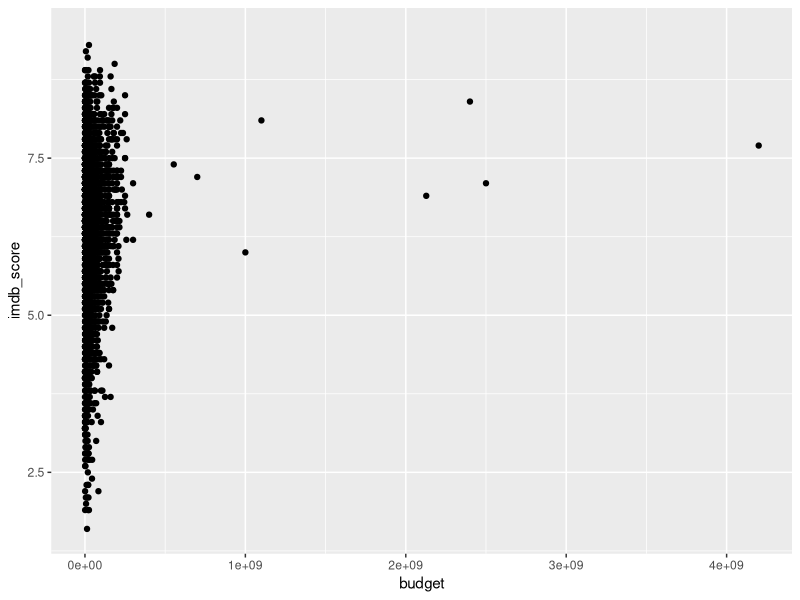
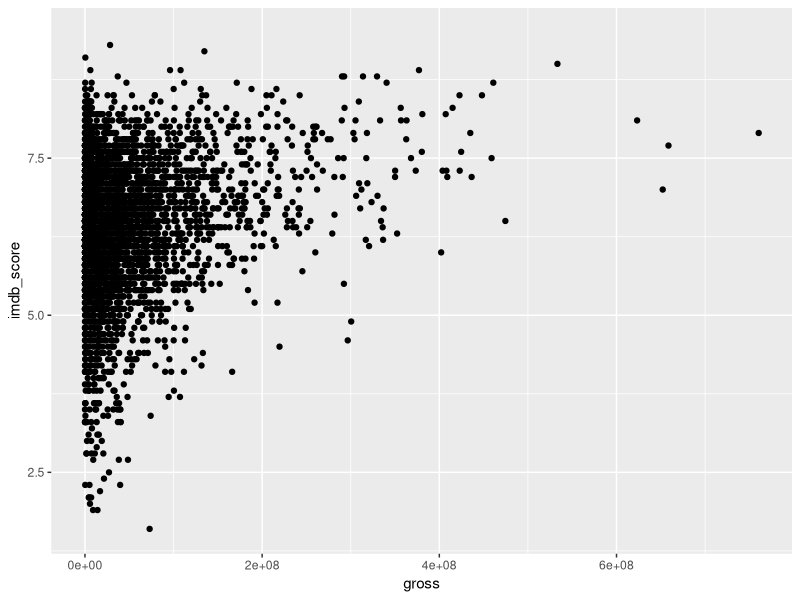

Generate these figures, in order, with R:
# Necessary libraries
library(tidyverse)

# Read in data
train <- read_csv("IMDBTrain.csv")
test <- read_csv("IMDBTest.csv")

# Merge the training and test data
names(test)[names(test) == 'Id'] <- 'Id'
imdb <- bind_rows(train = train, test = test, .id = 'Set')

# Exploratory Data Analysis

# Scatterplot of Budget vs. Score
ggplot(data = train, mapping = aes(x = budget, y = imdb_score)) + geom_point()
# Budget is in local currency need to convert to a single currency

ggplot(data = train, mapping = aes(x = gross, y = imdb_score)) + geom_point()

with(train, cor(gross, imdb_score, use = 'complete.obs'))

train[is.na(train$director_facebook_likes),]$director_facebook_likes <- round(mean(train$director_facebook_likes, na.rm = TRUE), digits = 0)

# Putting in 0 liked for the movies that had no 3rd actor
train[is.na(train$actor_3_facebook_likes) & is.na(train$actor_3_name),]$actor_3_facebook_likes <- 0

train[is.na(train$actor_1_facebook_likes),]$actor_1_facebook_likes <- round(mean(train$actor_1_facebook_likes, na.rm = TRUE), digits = 0)

train[is.na(train$actor_2_name),]$actor_2_name <- "None"

(imdb %>% select(c(actor_1_name, actor_2_name, actor_3_name, actor_1_facebook_likes, actor_2_facebook_likes, actor_3_facebook_likes, cast_total_facebook_likes, movie_facebook_likes)))

# Combining and removing duplicates
top_actors <- c(data.frame(sort(with(imdb, table(actor_1_name)), decreasing = TRUE)) %>% pull(actor_1_name) %>% head(20) %>% as.character(), # Creating a list of top actor_1s based on the numbers of movies they were in (top 20)
                data.frame(sort(with(imdb, table(actor_2_name)), decreasing = TRUE)) %>% pull(actor_2_name) %>% head(20) %>% as.character(),
                data.frame(sort(with(imdb, table(actor_3_name)), decreasing = TRUE)) %>% pull(actor_3_name) %>% head(20) %>% as.character()
                ) %>% unique()

# Removing None
top_actors <- top_actors[top_actors != 'None']

# Initializing vectors
top_actor1 <- numeric()
top_actor2 <- numeric()
top_actor3 <- numeric()

for(i in 1:nrow(imdb)) {
  # Going through the actor_1_name column to see which of our previously identified top actors were in a movie as actor_1
  top_actor1[i] <- ifelse(imdb[i,]$actor_1_name %in% top_actors, 1, 0)
  # Going through the actor_2_name column to see which of our previously identified top actors were in a movie as actor_2
  top_actor2[i] <- ifelse(imdb[i,]$actor_2_name %in% top_actors, 1, 0)
  # Going through the actor_3_name column to see which of our previously identified top actors were in a movie as actor_3
  top_actor3[i] <- ifelse(imdb[i,]$actor_3_name %in% top_actors, 1, 0)
}

# Combining all the top_actors columns
num_top_actors <- apply(cbind(top_actor1, top_actor2, top_actor3), 1, sum)

##### Popularity #####
# Clean up columns first
for(i in 1:dim(imdb)[1]) {
  if(is.na(imdb[i, "actor_1_name"])) {imdb[i, "actor_1_name"] = "None"}
  if(is.na(imdb[i, "actor_2_name"])) {imdb[i, "actor_2_name"] = "None"}
  if(is.na(imdb[i, "actor_3_name"])) {imdb[i, "actor_3_name"] = "None"}
  if(is.na(imdb[i, "actor_1_facebook_likes"])) {imdb[i, "actor_1_facebook_likes"] = 0}
  if(is.na(imdb[i, "actor_2_facebook_likes"])) {imdb[i, "actor_2_facebook_likes"] = 0}
  if(is.na(imdb[i, "actor_3_facebook_likes"])) {imdb[i, "actor_3_facebook_likes"] = 0}
}

# For each Actor column, extract just the name and FB likes. Change the COL names so they can be combined.
actor1_likes <- imdb[, c("actor_1_facebook_likes", "actor_1_name")] %>% distinct_all() #1418 distinct actor 1s
colnames(actor1_likes) <- c("likes", "actor_name")
actor2_likes <- imdb[, c("actor_2_facebook_likes", "actor_2_name")] %>% distinct_all() #2108 distinct actor 2s
colnames(actor2_likes) <- c("likes", "actor_name")
actor3_likes <- imdb[, c("actor_3_facebook_likes", "actor_3_name")] %>% distinct_all() #2488 distinct actor 1s
colnames(actor3_likes) <- c("likes", "actor_name")

# Combine all three sets and remove duplicates. This 'popularity' set is all actors and their FB likes.
popularity <- bind_rows(actor1_likes, actor2_likes, actor3_likes) %>% distinct_all()

# Subset 'popularity' by x%. There are 4315 distinct actors in the data, so the top x% should be...
percent <- .01
popularity <- popularity[order(-popularity$likes), ]
popularity <- popularity[1:(ceiling(dim(popularity)[1]*percent)),]
pop_actors <- popularity$actor_name
# These names and likes correspond to cast total likes pretty well, so we could probably scrap that column

# Create an indicator variable for 'popular actor'
# for(i in 1:dim(imdb)[1]){
#  if(imdb[i, "actor_1_name"] %in% pop_actors | imdb[i, "actor_2_name"] %in% pop_actors |
#     imdb[i, "actor_3_name"] %in% pop_actors) {
#    imdb[i, "popular_actor"] <- 1
#  }
#  else {
#    imdb[i, "popular_actor"] <- 0
#  }
# }

pop_actor1 <- numeric()
pop_actor2 <- numeric()
pop_actor3 <- numeric()

for(i in 1:nrow(imdb)) {
  # Going through the actor_1_name column to see which of our previously identified top actors were in a movie as actor_1
  if (imdb[i,]$actor_1_name %in% pop_actors) {
    pop_actor1[i] <- 1
  } else {
    pop_actor1[i] <- 0
  }
  # Going through the actor_2_name column to see which of our previously identified top actors were in a movie as actor_2
  if (imdb[i,]$actor_2_name %in% pop_actors) {
    pop_actor2[i] <- 1
  } else {
    pop_actor2[i] <- 0
  }
  # Going through the actor_3_name column to see which of our previously identified top actors were in a movie as actor_3
  if (imdb[i,]$actor_3_name %in% pop_actors) {
    pop_actor3[i] <- 1
  } else {
    pop_actor3[i] <- 0
  }
}

# Combining all the pop_actors columns
pop_actors_df <- cbind(pop_actor1, pop_actor2, pop_actor3)

# Creating a new variable of for the total number of popular actors in a movie 
num_pop_actors <- apply(pop_actors_df, 1, sum)
